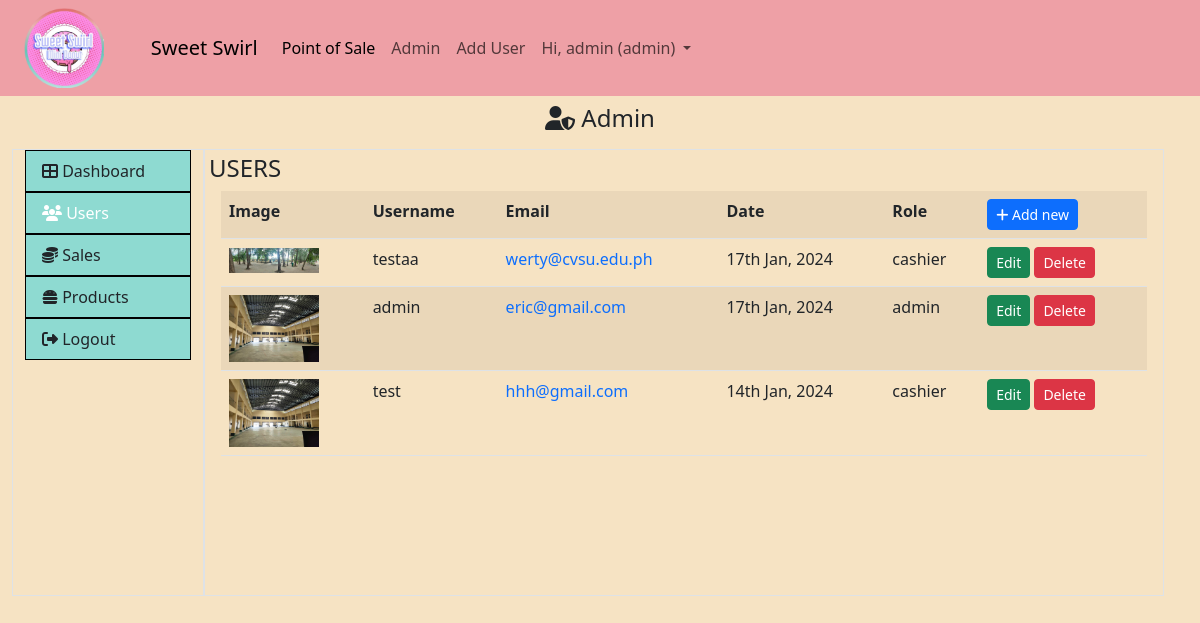
/index.php?pg=admin&tab=users (signed in), run on the app's committed database.
### tables this page shows
CREATE TABLE `users` (
  `id` int(11) NOT NULL,
  `username` varchar(32) NOT NULL,
  `email` varchar(255) NOT NULL,
  `password` varchar(255) NOT NULL,
  `role` varchar(20) NOT NULL,
  `date` datetime DEFAULT NULL,
  `image` varchar(255) NOT NULL
);

### app/cores/init.php (called while the page is built, shortened)
<?php
require "../app/cores/functions.php";
require "../app/cores/database.php";
function my_function($classname){
  $filename = "../app/models/".ucfirst($classname) . ".php";
}

### app/models/Auth.php (called while the page is built, shortened)
<?php
class Auth
{
  public static function get($column)
  {
    if (!empty($_SESSION['USER'][$column])) {
      return $_SESSION['USER'][$column];
    }
    return 'Unknown';
  }
  public static function loggedIn()
  {
    if (!empty($_SESSION['USER'])) {
      $db = new Database();
      if ($check = $db->query("select * from users where id = :id", ['id' => $_SESSION['USER']['id']])) {
        return true;
      }
    } else {
      return false;
    }
  }
  public static function access($role)
  {
    $access['admin'] = ['admin'];
    $access['cashier'] = ['admin', 'cashier'];
    $myrole = self::get('role');
    if (in_array($myrole, $access[$role])) {
      return true;
    }
    return false;
  }
}

### app/cores/database.php (called while the page is built)
<?php
class Database
{
  private
  function connect()
  {
    $db = 'pos_db';
    $user = "root";
    $password = '';
    $driver = 'mysql';
    $host = 'localhost';
    try {
      $con = new PDO("$driver:host=$host;dbname=$db", $user, $password);
    } catch (PDOException $e) {
      echo $e->getMessage();
    }
    return $con;
  }
  public function query($query, $data = array())
  {
    $con = $this->connect();
    $stmt = $con->prepare($query);
    $result = $stmt->execute($data);
    if ($result) {
      $rows = $stmt->fetchAll(PDO::FETCH_ASSOC);
      if (is_array($rows) && count($rows) > 0) {
        return $rows;
      }
    }
    return false;
  }
};

### app/cores/functions.php (called while the page is built, shortened)
<?php
function auth($column)
{
  if (!empty($_SESSION['USER'][$column])) {
    return $_SESSION['USER'][$column];
  }
  return 'Unknown';
}

### app/views/admin/users.view.php (the view)
<div class="table-responsive container-fluid product-table">
  <table class="table table-striped table-hover ">
    <tr>
      <th>Image</th>
      <th>Username</th>
      <th>Email</th>
      <th>Date</th>
      <th>Role</th>
      <th>
        <a href="index.php?pg=signup">
          <button class="btn btn-primary btn-sm"><i class="fa fa-plus"></i> Add new</button>
        </a>
      </th>
    </tr>
    <?php if (!empty($users)) :
      foreach ($users as $user) : ?>
        <tr>
          <td><img style="max-height: 90px; max-width:90px;" src="<?php if($user['image']){echo $user['image'];}else{echo '../public/assets/images/placeholder.jpg';} ?>" alt="user image"></td>
          <td><?= $user['username'] ?></td>
          <td>
            <a href="index.php?pg=profile&id=<?= $user['id'] ?>">
              <?= $user['email'] ?>
            </a>
            <td><?= date("jS M, Y", strtotime($user['date'])) ?></td>
          </td>
          <td><?= $user['role'] ?></td>
          <td>
            <a href="index.php?pg=user-edit&id=<?= $user['id'] ?>">
              <button class="btn btn-success btn-sm">Edit</button>
            </a>
            <a href="index.php?pg=user-delete&id=<?= $user['id'] ?>">
              <button class="btn btn-danger btn-sm">Delete</button>
            </a>
          </td>
        </tr>
      <?php endforeach; ?>
    <?php endif; ?>
  </table>
</div>

### public/index.php (shortened to what this page needs)
<?php
require "../app/cores/init.php";
$controller = $_GET['pg'] ?? "home";
$controller = strtolower($controller);
if (file_exists("../app/controllers/" . $controller . ".php")){
  require "../app/controllers/" . $controller . ".php";
}else{
  echo "Controller not found";
};

### app/controllers/admin.php (shortened to what this page needs)
<?php
$tab = $_GET['tab'] ?? 'dashboard';
if ($tab == "products") {
  $productClass = new Products();
  $products = $productClass->query("select * from products order by id desc");
}else
if($tab == "users")
{
	$limit = 10;
	$pager = new Pager($limit);
	$offset = $pager->offset;
	$userClass = new User();
	$users = $userClass->query("select * from users order by id desc limit $limit offset $offset");
}
if (Auth::access('admin')) {
  require viewsPath('admin/admin');
} else {
  Auth::setMessage("You don't have access to this page.");
  require viewsPath('auth/denied');
}

### app/views/partials/header.view.php (shortened to what this page needs)
<!DOCTYPE html>
<html lang="en">
<head>
  <link rel="stylesheet" type="text/css" href="assets/css/bootstrap.min.css">
  <link rel="stylesheet"  type="text/css" href="assets/css/all.min.css">
  <link rel="stylesheet"  type="text/css" href="assets/css/styles.css">
</head>
<body>
<?php
$no_nav[] = "login";
if(!in_array($controller, $no_nav)):
require viewsPath('partials/nav');
endif;
?>
<div class="container-fluid">

### app/views/partials/nav.view.php (shortened to what this page needs)
<nav class="navbar navbar-expand-lg ">
  <div class="container-fluid">
    <img src="assets/images/logo.png" alt="logo" class="logo">
    <a class="navbar-brand" href="index.php?pg=home"><?=APP_NAME?></a>
    <div class="collapse navbar-collapse" id="navbarSupportedContent">
      <ul class="navbar-nav me-auto mb-2 mb-lg-0">
        <li class="nav-item">
          <a class="nav-link active" aria-current="page" href="index.php?pg=home">Point of Sale</a>
        </li>
        <?php if(Auth::access('admin')): ?>
        <li class="nav-item">
          <a class="nav-link" href="index.php?pg=admin">Admin</a>
        </li>
        <li class="nav-item">
        <a class="nav-link" href="index.php?pg=signup">Add User</a>
        </li>
        <?php endif;?>
        <?php if(Auth::loggedIn()): ?>
        <li class="nav-item dropdown">
          <a class="nav-link dropdown-toggle" href="#" role="button" data-bs-toggle="dropdown" aria-expanded="false">
            Hi, <?=auth('username');?> (<?=Auth::get('role')?>)
          </a>
        </li>
        <?php endif; ?>
      </ul>
    </div>
  </div>
</nav>

### app/views/admin/admin.view.php (shortened to what this page needs)
<?php require viewsPath('partials/header');  ?>
<center class="p-2">
  <h4><i class="fa fa-user-shield"></i> Admin</h4>
</center>
<div class="container-fluid row">
  <div class="border col-12 col-sm-5 col-md-4 col-lg-2">
    <ul class="list-group">
      <a href="index.php?pg=admin&tab=dashboard">
        <li style="background-color:#8EDAD1; border:black 1px solid;" class="list-group-item <?= !$tab || $tab == 'dashboard' ? 'active' : '' ?>" aria-current="true"><i class="fa fa-th-large"></i> Dashboard</li>
      </a>
      <a href="index.php?pg=admin&tab=users">
        <li style="background-color:#8EDAD1; border:black 1px solid;" class="list-group-item <?= $tab == 'users' ? 'active' : '' ?>"><i class="fa fa-users"></i> Users</li>
      </a>
      <a href="index.php?pg=admin&tab=sales">
        <li style="background-color:#8EDAD1; border:black 1px solid;" class="list-group-item <?= $tab == 'sales' ? 'active' : '' ?>"><i class="fa fa-coins"></i> Sales</li>
      </a>
      <a href="index.php?pg=admin&tab=products">
        <li style="background-color:#8EDAD1; border:black 1px solid;" class="list-group-item <?= $tab == 'products' ? 'active' : '' ?>"><i class="fa fa-hamburger"></i> Products</li>
      </a>
      <a href="index.php?pg=logout">
        <li style="background-color:#8EDAD1; border:black 1px solid;" class="list-group-item "><i class="fa fa-sign-out-alt"></i> Logout</li>
      </a>
    </ul>
  </div>
  <div class="border col p-1">
    <h4><?= strtoupper($tab) ?></h4>
    <?php
    switch ($tab) {
      case 'users':
        require viewsPath('admin/users');
        break;
    }
    ?>
  </div>
</div>
<?php require viewsPath('partials/footer');  ?>

### app/views/partials/footer.view.php (shortened to what this page needs)
</div>
</body>
</html>

### public/assets/css/styles.css (style rules this page uses)
body { background-color:#F6E3C3 ; }
body a { text-decoration: none; }
.navbar { min-width: 350px; background-color: #EEA0A6; }
.logo { width:80px; margin-right: 4%; margin-left: 1%; }
.product-table { height: 400px; overflow-y: scroll; }

### data on the page
users: image (picture), username "testaa", email "werty@cvsu.edu.ph", date "17th Jan, 2024", role "cashier"
users: image (picture), username "admin", email "eric@gmail.com", date "17th Jan, 2024", role "admin"
users: image (picture), username "test", email "hhh@gmail.com", date "14th Jan, 2024", role "cashier"

### other printed values
APP_NAME "Sweet Swirl"
auth('username') "admin"
Auth::get('role') "admin"
$tab "USERS"
